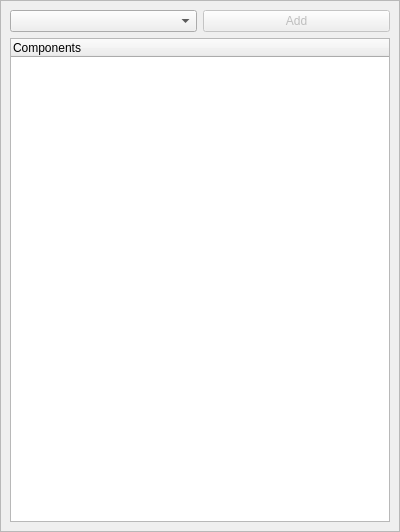
<?xml version="1.0" encoding="UTF-8"?>
<ui version="4.0">
 <class>FormScene</class>
 <widget class="QWidget" name="FormScene">
  <property name="geometry">
   <rect>
    <x>0</x>
    <y>0</y>
    <width>400</width>
    <height>532</height>
   </rect>
  </property>
  <property name="contextMenuPolicy">
   <enum>Qt::PreventContextMenu</enum>
  </property>
  <property name="windowTitle">
   <string>Form</string>
  </property>
  <property name="locale">
   <locale language="English" country="UnitedStates"/>
  </property>
  <layout class="QGridLayout" name="gridLayout">
   <property name="leftMargin">
    <number>0</number>
   </property>
   <property name="topMargin">
    <number>0</number>
   </property>
   <property name="rightMargin">
    <number>0</number>
   </property>
   <property name="bottomMargin">
    <number>0</number>
   </property>
   <item row="0" column="0">
    <widget class="QScrollArea" name="scrollAreaScene">
     <property name="widgetResizable">
      <bool>true</bool>
     </property>
     <widget class="QWidget" name="scrollAreaSceneLayout">
      <property name="geometry">
       <rect>
        <x>0</x>
        <y>0</y>
        <width>398</width>
        <height>530</height>
       </rect>
      </property>
      <layout class="QGridLayout" name="gridLayout_2">
       <item row="1" column="0" colspan="2">
        <widget class="mc::gui::TreeScene" name="treeScene">
         <property name="contextMenuPolicy">
          <enum>Qt::CustomContextMenu</enum>
         </property>
         <property name="expandsOnDoubleClick">
          <bool>true</bool>
         </property>
         <column>
          <property name="text">
           <string notr="true">Components</string>
          </property>
         </column>
        </widget>
       </item>
       <item row="0" column="1">
        <widget class="QPushButton" name="buttonAdd">
         <property name="enabled">
          <bool>false</bool>
         </property>
         <property name="text">
          <string>Add</string>
         </property>
        </widget>
       </item>
       <item row="0" column="0">
        <widget class="QComboBox" name="comboTypes"/>
       </item>
      </layout>
     </widget>
    </widget>
   </item>
  </layout>
 </widget>
 <customwidgets>
  <customwidget>
   <class>mc::gui::TreeScene</class>
   <extends>QTreeWidget</extends>
   <header>gui/TreeScene.h</header>
  </customwidget>
 </customwidgets>
 <tabstops>
  <tabstop>comboTypes</tabstop>
  <tabstop>buttonAdd</tabstop>
  <tabstop>treeScene</tabstop>
  <tabstop>scrollAreaScene</tabstop>
 </tabstops>
 <resources/>
 <connections/>
</ui>
